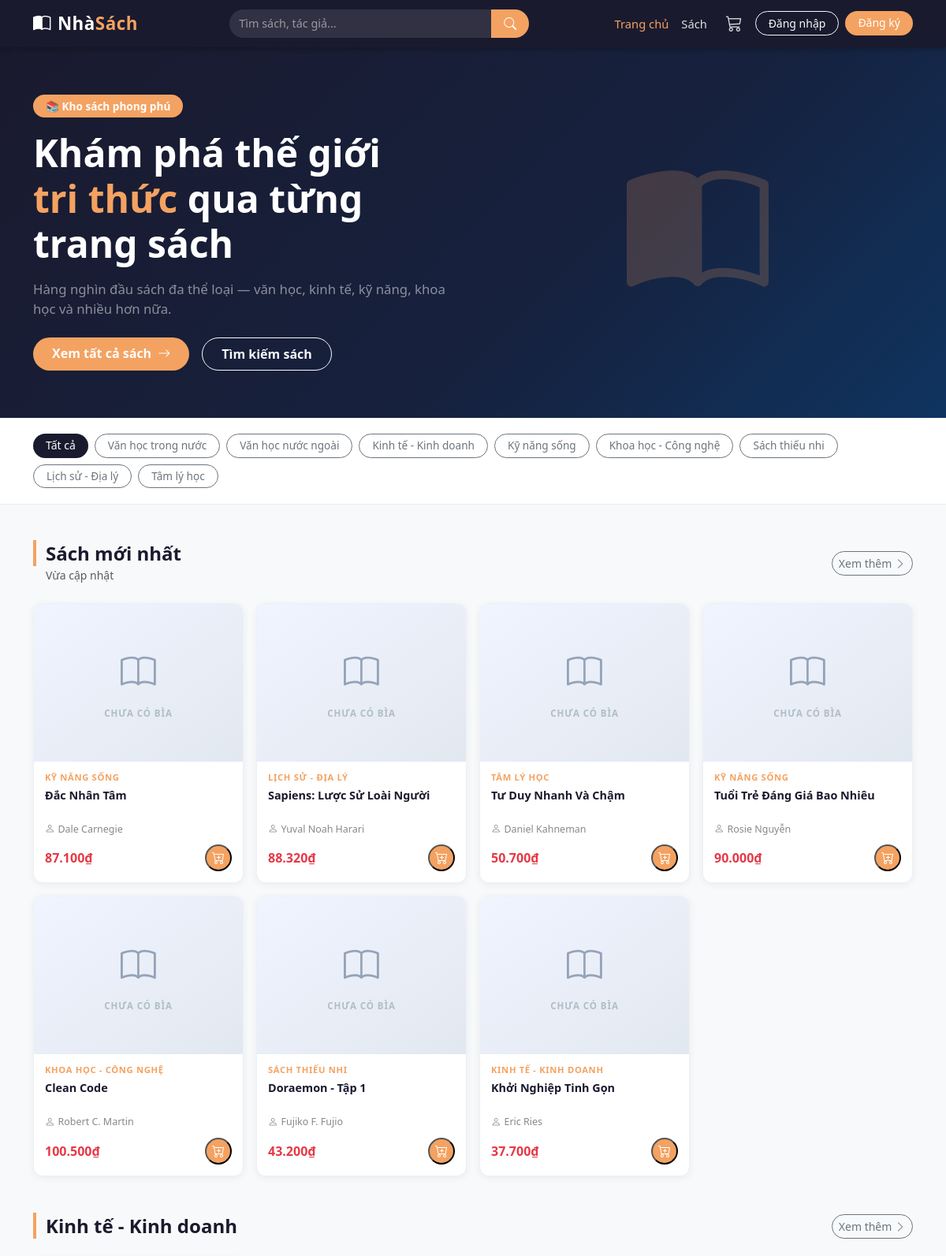
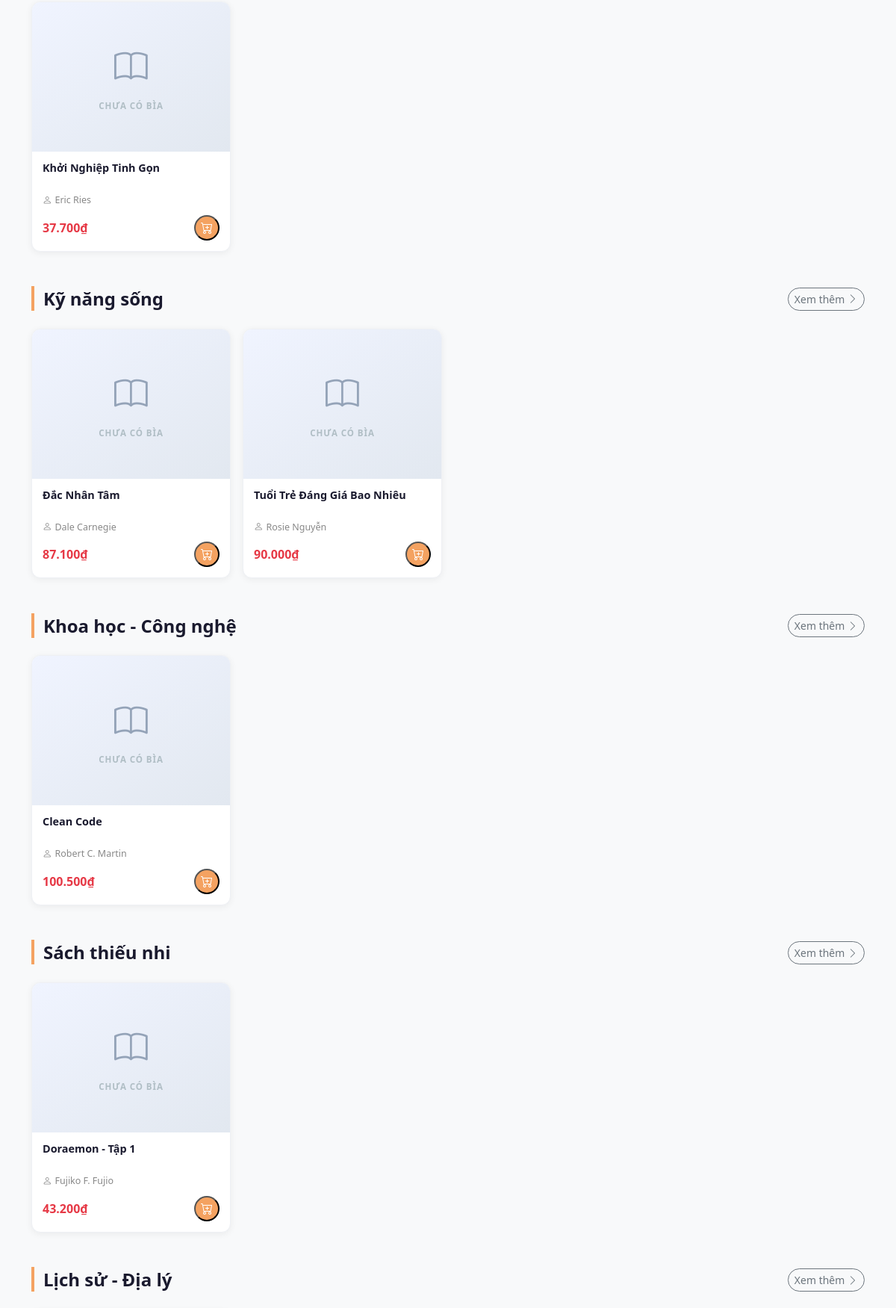
The page / (upper part) on the database its author committed (2 pictures, top to bottom).
### tables this page shows
CREATE TABLE `the_loai` (
  `id` int(11) NOT NULL,
  `ten` varchar(100) NOT NULL,
  `mo_ta` text DEFAULT NULL,
  `trang_thai` tinyint(1) NOT NULL DEFAULT 1
);

CREATE TABLE `sach` (
  `id` int(11) NOT NULL,
  `ma_sach` varchar(20) NOT NULL,
  `ten` varchar(255) NOT NULL,
  `tac_gia` varchar(150) DEFAULT NULL,
  `the_loai_id` int(11) NOT NULL,
  `nha_xb` varchar(150) DEFAULT NULL,
  `mo_ta` text DEFAULT NULL,
  `don_vi_tinh` varchar(30) DEFAULT 'cuốn',
  `hinh` varchar(255) DEFAULT NULL,
  `so_luong` int(11) NOT NULL DEFAULT 0,
  `gia_nhap` decimal(15,2) NOT NULL DEFAULT 0.00,
  `ty_le_ln` decimal(5,2) NOT NULL DEFAULT 0.00,
  `hien_trang` tinyint(1) NOT NULL DEFAULT 1,
  `da_nhap_hang` tinyint(1) NOT NULL DEFAULT 0,
  `ngay_tao` datetime DEFAULT current_timestamp()
);

### index.php (the view, shortened to what this page needs)
<?php
require_once 'includes/header.php';
$stmt = $pdo->query("SELECT * FROM the_loai WHERE trang_thai = 1");
$the_loais = $stmt->fetchAll();
$stmt = $pdo->query("
    SELECT s.*, tl.ten AS ten_the_loai,
           ROUND(s.gia_nhap * (1 + s.ty_le_ln/100), 0) AS gia_ban
    FROM sach s
    JOIN the_loai tl ON s.the_loai_id = tl.id
    WHERE s.hien_trang = 1 AND s.so_luong > 0
    ORDER BY s.ngay_tao DESC
    LIMIT 8
");
$sach_moi = $stmt->fetchAll();
$sach_theo_loai = [];
foreach ($the_loais as $tl) {
    $stmt = $pdo->prepare("
        SELECT s.*, ROUND(s.gia_nhap * (1 + s.ty_le_ln/100), 0) AS gia_ban
        FROM sach s
        WHERE s.the_loai_id = ? AND s.hien_trang = 1 AND s.so_luong > 0
        ORDER BY s.ngay_tao DESC
        LIMIT 4
    ");
    $stmt->execute([$tl['id']]);
    $sachs = $stmt->fetchAll();
    if (count($sachs) > 0) {
        $sach_theo_loai[] = ['the_loai' => $tl, 'sachs' => $sachs];
    }
}
?>
<div class="hero-banner d-flex align-items-center"
     style="background: linear-gradient(135deg, #1a1a2e 0%, #16213e 60%, #0f3460 100%);
            min-height: 380px; padding: 60px 0;">
  <div class="container">
    <div class="row align-items-center">
      <div class="col-lg-6">
        <span class="badge mb-3 px-3 py-2" style="background:#f4a261; font-size:.85rem; border-radius:20px;">
          📚 Kho sách phong phú
        </span>
        <h1 class="display-5 fw-bold text-white mb-3">
          Khám phá thế giới<br>
          <span style="color:#f4a261;">tri thức</span> qua từng trang sách
        </h1>
        <p class="text-white-50 mb-4" style="font-size:1.05rem;">
          Hàng nghìn đầu sách đa thể loại — văn học, kinh tế, kỹ năng, khoa học và nhiều hơn nữa.
        </p>
        <div class="d-flex gap-3 flex-wrap">
          <a href="/nhasach/books.php" class="btn px-4 py-2 fw-semibold"
             style="background:#f4a261; color:#fff; border-radius:25px; border:none;">
            Xem tất cả sách <i class="bi bi-arrow-right ms-1"></i>
          </a>
          <a href="/nhasach/books.php?search=" class="btn btn-outline-light px-4 py-2 fw-semibold"
             style="border-radius:25px;">
            Tìm kiếm sách
          </a>
        </div>
      </div>
      <div class="col-lg-6 text-center d-none d-lg-block">
        <i class="bi bi-book-half" style="font-size: 180px; color: rgba(244,162,97,0.2);"></i>
      </div>
    </div>
  </div>
</div>
<div style="background:#fff; border-bottom: 1px solid #eee; padding: 20px 0;">
  <div class="container">
    <div class="d-flex gap-2 flex-wrap">
      <a href="/nhasach/books.php"
         class="btn btn-sm px-3"
         style="border-radius:20px; background:#1a1a2e; color:#fff; border:none;">
        Tất cả
      </a>
      <?php foreach ($the_loais as $tl): ?>
        <a href="/nhasach/books.php?the_loai=<?= $tl['id'] ?>"
           class="btn btn-sm btn-outline-secondary px-3"
           style="border-radius:20px; font-size:.85rem;">
          <?= htmlspecialchars($tl['ten']) ?>
        </a>
      <?php endforeach; ?>
    </div>
  </div>
</div>
<div class="container py-5">
  <?php if (count($sach_moi) > 0): ?>
  <section class="mb-5">
    <div class="d-flex justify-content-between align-items-center mb-4">
      <div>
        <h4 class="fw-bold mb-0" style="color:#1a1a2e;">
          <span style="border-left:4px solid #f4a261; padding-left:12px;">Sách mới nhất</span>
        </h4>
        <small class="text-muted ms-3">Vừa cập nhật</small>
      </div>
      <a href="/nhasach/books.php" class="btn btn-sm btn-outline-secondary" style="border-radius:20px;">
        Xem thêm <i class="bi bi-chevron-right"></i>
      </a>
    </div>
    <div class="row g-3">
      <?php foreach ($sach_moi as $sach): ?>
        <?php include 'includes/card_sach.php'; ?>
      <?php endforeach; ?>
    </div>
  </section>
  <?php endif; ?>
  <?php foreach ($sach_theo_loai as $nhom): ?>
  <section class="mb-5">
    <div class="d-flex justify-content-between align-items-center mb-4">
      <div>
        <h4 class="fw-bold mb-0" style="color:#1a1a2e;">
          <span style="border-left:4px solid #f4a261; padding-left:12px;">
            <?= htmlspecialchars($nhom['the_loai']['ten']) ?>
          </span>
        </h4>
      </div>
      <a href="/nhasach/books.php?the_loai=<?= $nhom['the_loai']['id'] ?>"
         class="btn btn-sm btn-outline-secondary" style="border-radius:20px;">
        Xem thêm <i class="bi bi-chevron-right"></i>
      </a>
    </div>
    <div class="row g-3">
      <?php foreach ($nhom['sachs'] as $sach): ?>
        <?php include 'includes/card_sach.php'; ?>
      <?php endforeach; ?>
    </div>
  </section>
  <?php endforeach; ?>
</div>
<?php require_once 'includes/footer.php'; ?>

### includes/card_sach.php (shortened to what this page needs)
<div class="col-lg-3 col-md-4 col-sm-6 d-flex">
    <div class="card-sach w-100">
    <a href="/nhasach/book.php?id=<?= $sach['id'] ?>"
   class="card-sach-img-wrap"
   style="display:block; height:200px; overflow:hidden;">
      <?php if (!empty($sach['hinh']) && file_exists("uploads/" . $sach['hinh'])): ?>
        <img src="/nhasach/uploads/<?= htmlspecialchars($sach['hinh']) ?>"
     alt="<?= htmlspecialchars($sach['ten']) ?>"
     class="card-sach-img"
     style="width:100%; height:100%; object-fit:contain; object-position:center;">
      <?php else: ?>
        <div class="card-sach-no-img">
          <i class="bi bi-book"></i>
          <span>Chưa có bìa</span>
        </div>
      <?php endif; ?>
    </a>
    <div class="card-sach-body">
      <?php if (!empty($sach['ten_the_loai'])): ?>
        <span class="card-sach-tag"><?= htmlspecialchars($sach['ten_the_loai']) ?></span>
      <?php endif; ?>
      <a href="/nhasach/book.php?id=<?= $sach['id'] ?>" class="card-sach-title">
        <?= htmlspecialchars($sach['ten']) ?>
      </a>
      <?php if (!empty($sach['tac_gia'])): ?>
        <div class="card-sach-author">
          <i class="bi bi-person me-1"></i><?= htmlspecialchars($sach['tac_gia']) ?>
        </div>
      <?php endif; ?>
      <div class="card-sach-footer">
        <span class="card-sach-price">
          <?= number_format($sach['gia_ban'], 0, ',', '.') ?>₫
        </span>
        <?php if ($sach['so_luong'] > 0): ?>
          <button class="card-sach-btn-cart btn-them-gio"
          data-id="<?= $sach['id'] ?>"
          title="Thêm vào giỏ">
        <i class="bi bi-cart-plus"></i>
  </button>
<?php else: ?>
          <span class="card-sach-btn-disabled" title="Hết hàng">
            <i class="bi bi-cart-x"></i>
          </span>
        <?php endif; ?>
      </div>
    </div>
  </div>
</div>

### assets/css/style.css (style rules this page uses)
:root { --primary: #1a1a2e; --accent: #f4a261; --accent-dk: #e08c4a; --danger: #e63946; --light-bg: #f8f9fa; --card-radius: 12px; }
body { color: #2d2d2d; background: var(--light-bg); }
a { text-decoration: none; }
.card-sach { height: 100%; background: #fff; border-radius: var(--card-radius); box-shadow: 0 2px 10px rgba(0, 0, 0, 0.06); border: 1px solid #eef0f4; transition: transform 0.22s, box-shadow 0.22s, border-color 0.22s; overflow: hidden; display: flex; flex-direction: column; min-width: 0; }
.card-sach-img-wrap { display: block !important; position: relative; overflow: hidden; height: 200px; background: #f0f0f0; }
.card-sach-no-img { width: 100%; height: 100%; display: flex; flex-direction: column; align-items: center; justify-content: center; gap: 10px; background: linear-gradient(145deg, #f0f4ff 0%, #e2e8f0 100%); color: #94a3b8; font-size: 2.8rem; }
.card-sach-no-img span { font-size: 0.72rem; font-weight: 600; text-transform: uppercase; letter-spacing: 0.08em; color: #b0bec5; }
.card-sach-body { padding: 12px 14px 14px; flex: 1; display: flex; flex-direction: column; }
.card-sach-tag { font-size: 0.7rem; color: var(--accent); text-transform: uppercase; letter-spacing: 0.06em; font-weight: 600; margin-bottom: 4px; display: block; min-height: 16px; }
.card-sach-title { font-size: 0.9rem; font-weight: 600; color: var(--primary); line-height: 1.4; display: -webkit-box; -webkit-line-clamp: 2; -webkit-box-orient: vertical; overflow: hidden; flex: 1; margin-bottom: 4px; min-height: 40px; }
.card-sach-author { font-size: 0.78rem; color: #888; margin-bottom: 10px; white-space: nowrap; overflow: hidden; text-overflow: ellipsis; min-height: 18px; }
.card-sach-footer { display: flex; align-items: center; justify-content: space-between; margin-top: auto; }
.card-sach-price { font-size: 1rem; font-weight: 700; color: var(--danger); }
.card-sach-btn-cart { width: 34px; height: 34px; border-radius: 50%; background: var(--accent); color: #fff; display: flex; align-items: center; justify-content: center; font-size: 1rem; transition: background 0.2s, transform 0.15s; flex-shrink: 0; }

### includes/header.php (style rules this page uses)
body { font-family: 'Segoe UI', sans-serif; background: #f8f9fa; }

### rows shown on the page
the_loai: ten "Văn học trong nước"
the_loai: ten "Văn học nước ngoài"
the_loai: ten "Kinh tế - Kinh doanh"
the_loai: ten "Kỹ năng sống"
the_loai: ten "Khoa học - Công nghệ"
the_loai: ten "Sách thiếu nhi"
the_loai: ten "Lịch sử - Địa lý"
the_loai: ten "Tâm lý học"
sach: shows "CHƯA CÓ BÌA", the_loai.ten "KỸ NĂNG SỐNG", ten "Đắc Nhân Tâm", tac_gia "Dale Carnegie", gia_ban "87.100"
sach: shows "CHƯA CÓ BÌA", the_loai.ten "LỊCH SỬ - ĐỊA LÝ", ten "Sapiens: Lược Sử Loài Người", tac_gia "Yuval Noah Harari", gia_ban "88.320"
sach: shows "CHƯA CÓ BÌA", the_loai.ten "TÂM LÝ HỌC", ten "Tư Duy Nhanh Và Chậm", tac_gia "Daniel Kahneman", gia_ban "50.700"
sach: shows "CHƯA CÓ BÌA", the_loai.ten "KỸ NĂNG SỐNG", ten "Tuổi Trẻ Đáng Giá Bao Nhiêu", tac_gia "Rosie Nguyễn", gia_ban "90.000"
sach: shows "CHƯA CÓ BÌA", the_loai.ten "KHOA HỌC - CÔNG NGHỆ", ten "Clean Code", tac_gia "Robert C. Martin", gia_ban "100.500"
sach: shows "CHƯA CÓ BÌA", the_loai.ten "SÁCH THIẾU NHI", ten "Doraemon - Tập 1", tac_gia "Fujiko F. Fujio", gia_ban "43.200"
sach: shows "CHƯA CÓ BÌA", the_loai.ten "KINH TẾ - KINH DOANH", ten "Khởi Nghiệp Tinh Gọn", tac_gia "Eric Ries", gia_ban "37.700"
